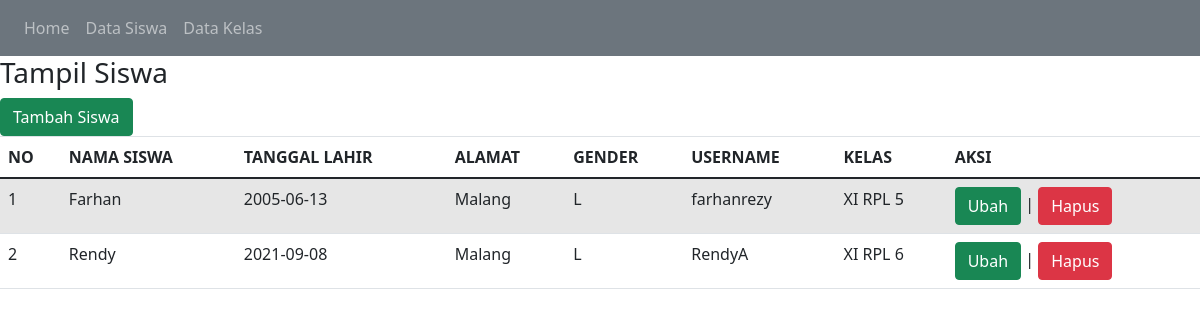
Page /Perpustakaan2/tampil_siswa.php on the committed database.
### tables this page shows
CREATE TABLE `siswa` (
  `id_siswa` int(3) NOT NULL,
  `nama_siswa` text NOT NULL,
  `tanggal_lahir` date NOT NULL,
  `alamat` text NOT NULL,
  `gender` enum('L','P','','') NOT NULL,
  `username` varchar(15) NOT NULL,
  `password` varchar(15) NOT NULL,
  `id_kelas` int(6) NOT NULL
);

CREATE TABLE `kelas` (
  `id_kelas` int(6) NOT NULL,
  `nama_kelas` varchar(25) NOT NULL,
  `kelompok` varchar(30) NOT NULL
);

### Perpustakaan2/tampil_siswa.php (the view, shortened to what this page needs)
<!DOCTYPE html>
<html lang="en">
<head>
  <link rel="stylesheet" href="https://maxcdn.bootstrapcdn.com/bootstrap/4.5.2/css/bootstrap.min.css">
    <link href="https://cdn.jsdelivr.net/npm/bootstrap@5.0.1/dist/css/bootstrap.min.css" rel="stylesheet">
</head>
<body>
<nav class="navbar navbar-expand-sm bg-secondary navbar-dark">
  <ul class="navbar-nav">
    <li class="nav-item">
      <a class="nav-link" href="index.php">Home</a>
    </li>
    <li class="nav-item">
      <a class="nav-link" href="tampil_siswa.php">Data Siswa</a>
    </li>
    <li class="nav-item">
      <a class="nav-link" href="tampil_kelas.php">Data Kelas</a>
    </li>
  </ul>
</nav>
    <h3>Tampil Siswa</h3>  <a href="tambah_siswa.php"
    class="btn btn-success">Tambah Siswa</a>
    <table class="table table-hover table-striped">
        <thead>
            <tr>
                <th>NO</th><th>NAMA SISWA</th><th>TANGGAL LAHIR</th>
    <th>ALAMAT</th><th>GENDER</th>
    <th>USERNAME</th><th>KELAS</th><th>AKSI</th>
            </tr>
        </thead>
        <tbody>
            <?php
            include "koneksi.php";
$qry_siswa=mysqli_query($conn,"select * from siswa join kelas on kelas.id_kelas=siswa.id_kelas");
            $no=0;
            while($data_siswa=mysqli_fetch_array($qry_siswa)){
            $no++;?>
<tr>
    <td><?=$no?></td><td><?=$data_siswa['nama_siswa']?></td>
    <td><?=$data_siswa['tanggal_lahir']?></td>
    <td><?=$data_siswa['alamat']?></td>
    <td><?=$data_siswa['gender']?></td>
    <td><?=$data_siswa['username']?></td>
    <td><?=$data_siswa['nama_kelas']?></td>
    <td><a href="ubah_siswa.php?id_siswa=<?=$data_siswa['id_siswa']?>"
    class="btn btn-success">Ubah</a> | <a href="hapus_siswa.php?id_siswa=<?=$data_siswa['id_siswa']?>"
    onclick="return confirm('Apakah anda yakin menghapus data ini?')" class="btn btn-danger">Hapus</a></td>
            </tr>
            <?php
            }
            ?>
        </tbody>
    </table>
</body>
</html>

### rows in the picture
siswa: nama_siswa "Farhan", tanggal_lahir "2005-06-13", alamat "Malang", gender "L", username "farhanrezy", id_kelas.nama_kelas "XI RPL 5"
siswa: nama_siswa "Rendy", tanggal_lahir "2021-09-08", alamat "Malang", gender "L", username "RendyA", id_kelas.nama_kelas "XI RPL 6"
